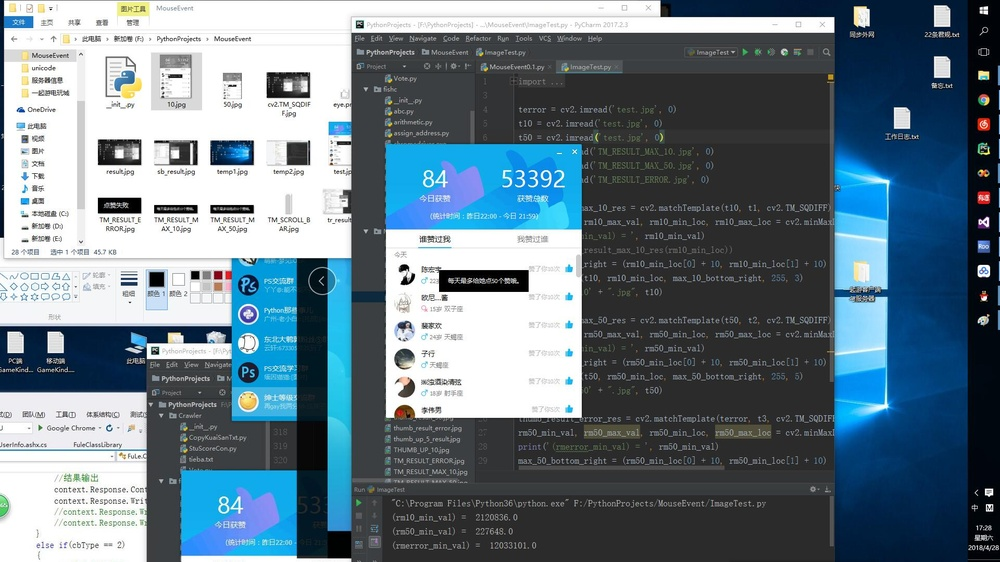
#> input picture test.jpg, 1000 x 562 px, shrunk from 1920 x 1080 before the run; the run also reads 3 pictures not shown here
$ python ImageTest.py
#> lines starting #> are read from the running program, lines starting #| are printed output that depends on the picture; after the words box and inside, x2 and y2 are one past the last pixel; in counts of white or black regions, pixels touching at a corner belong together
import cv2
import numpy as np

terror = cv2.imread('test.jpg', 0)
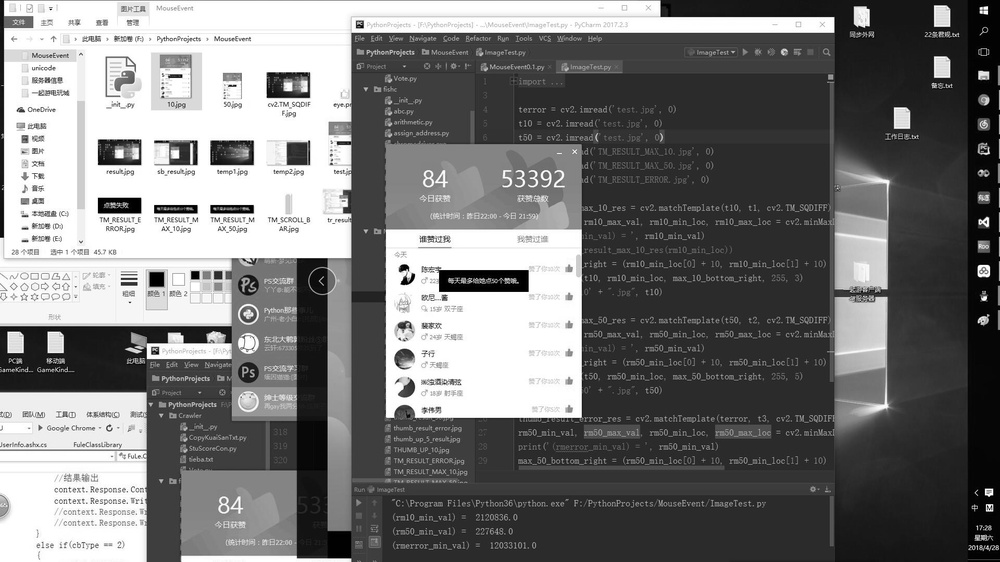
#> terror: shape (562, 1000); min 0, max 255, mean 118.2
t10 = cv2.imread('test.jpg', 0)
t50 = cv2.imread('test.jpg', 0)
t1 = cv2.imread('TM_RESULT_MAX_10.jpg', 0)
t2 = cv2.imread('TM_RESULT_MAX_50.jpg', 0)
t3 = cv2.imread('TM_RESULT_ERROR.jpg', 0)

thumb_result_max_10_res = cv2.matchTemplate(t10, t1, cv2.TM_SQDIFF)
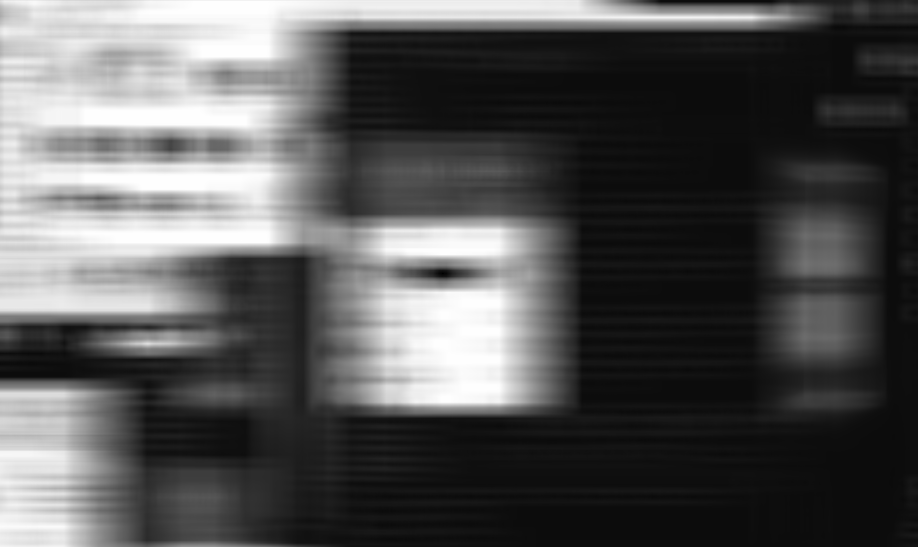
#> thumb_result_max_10_res: shape (547, 918) float32; min 380707, max 70007184, mean 24101238; drawn with min black and max white
rm10_min_val, rm10_max_val, rm10_min_loc, rm10_max_loc = cv2.minMaxLoc(thumb_result_max_10_res)
#> rm10_min_val = 380707; rm10_max_val = 70007184; rm10_min_loc = (442, 273); rm10_max_loc = (177, 240)
print('(rm10_min_val) = ', rm10_min_val)
#| (rm10_min_val) =  380707.0
# print(thumb_result_max_10_res(rm10_min_loc))
max_10_bottom_right = (rm10_min_loc[0] + 10, rm10_min_loc[1] + 10)
#> max_10_bottom_right = (452, 283)
cv2.rectangle(t10, rm10_min_loc, max_10_bottom_right, 255, 3)
#> t10: shape (562, 1000); 0.03% of pixels changed, all inside (x1, y1, x2, y2) = (440, 271, 455, 286)
cv2.imwrite('10' + ".jpg", t10)

thumb_result_max_50_res = cv2.matchTemplate(t50, t2, cv2.TM_SQDIFF)
rm50_min_val, rm50_max_val, rm50_min_loc, rm50_max_loc = cv2.minMaxLoc(thumb_result_max_50_res)
#> rm50_min_val = 340723; rm50_max_val = 69738032; rm50_min_loc = (442, 273); rm50_max_loc = (227, 4)
print('(rm50_min_val) = ', rm50_min_val)
#| (rm50_min_val) =  340723.0
max_50_bottom_right = (rm50_min_loc[0] + 10, rm50_min_loc[1] + 10)
#> max_50_bottom_right = (452, 283)
cv2.rectangle(t50, rm50_min_loc, max_50_bottom_right, 255, 5)
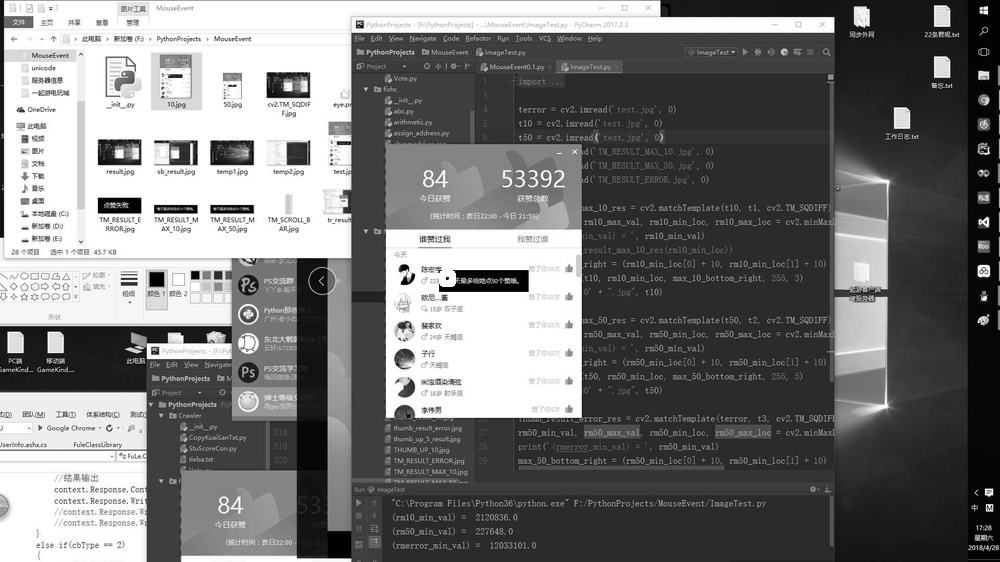
#> t50: shape (562, 1000); 0.05% of pixels changed, all inside (x1, y1, x2, y2) = (439, 270, 456, 287)
cv2.imwrite('50' + ".jpg", t50)

thumb_result_error_res = cv2.matchTemplate(terror, t3, cv2.TM_SQDIFF)
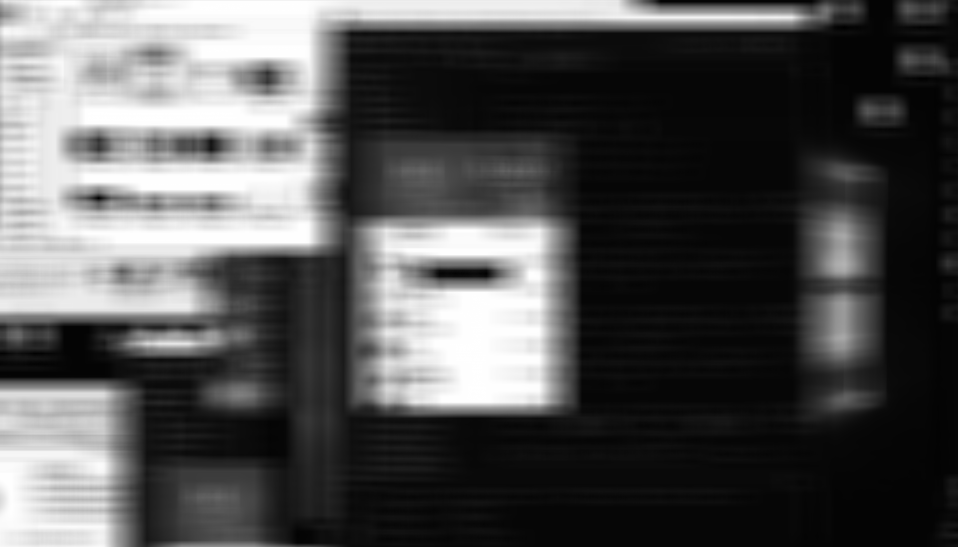
#> thumb_result_error_res: shape (547, 958) float32; min 793406, max 38505636, mean 13217342; drawn with min black and max white
rm50_min_val, rm50_max_val, rm50_min_loc, rm50_max_loc = cv2.minMaxLoc(thumb_result_error_res)
#> rm50_min_val = 793406; rm50_max_val = 38505636; rm50_min_loc = (844, 27); rm50_max_loc = (216, 4)
print('(rmerror_min_val) = ', rm50_min_val)
#| (rmerror_min_val) =  793406.0
max_50_bottom_right = (rm50_min_loc[0] + 10, rm50_min_loc[1] + 10)
#> max_50_bottom_right = (854, 37)
cv2.rectangle(t50, rm50_min_loc, max_50_bottom_right, 255, 5)
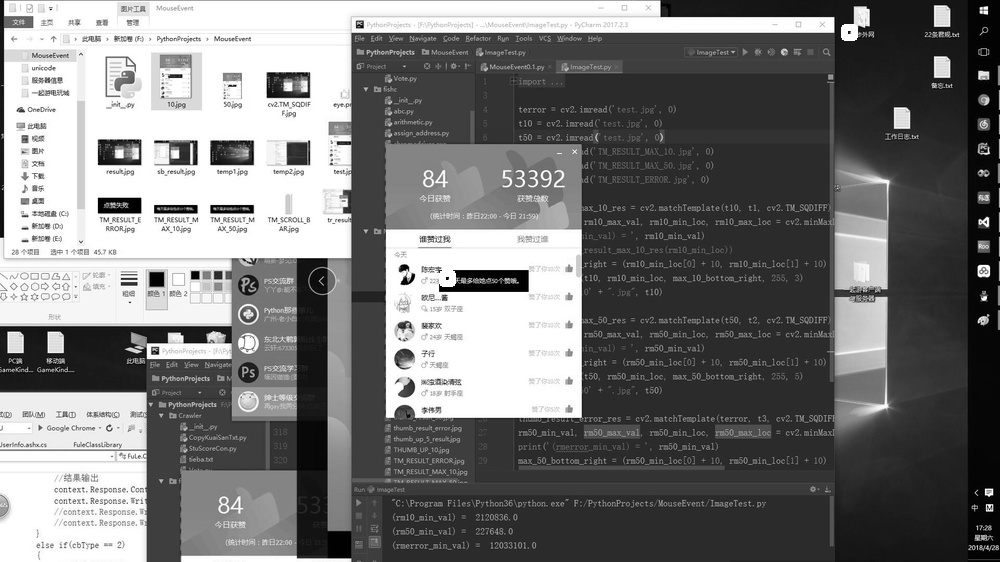
#> t50: shape (562, 1000); 0.05% of pixels changed, all inside (x1, y1, x2, y2) = (841, 24, 858, 41)
cv2.imwrite('50' + ".jpg", t50)
